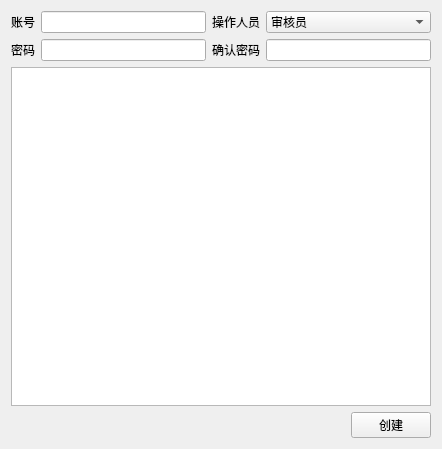
<?xml version="1.0" encoding="UTF-8"?>
<ui version="4.0">
 <class>AddUserWidget</class>
 <widget class="QWidget" name="AddUserWidget">
  <property name="geometry">
   <rect>
    <x>0</x>
    <y>0</y>
    <width>442</width>
    <height>449</height>
   </rect>
  </property>
  <property name="windowTitle">
   <string>创建用户</string>
  </property>
  <layout class="QGridLayout" name="gridLayout">
   <item row="0" column="0">
    <widget class="QLabel" name="label">
     <property name="text">
      <string>账号</string>
     </property>
    </widget>
   </item>
   <item row="0" column="1">
    <widget class="QLineEdit" name="usernameEdit"/>
   </item>
   <item row="1" column="2">
    <widget class="QLabel" name="label_3">
     <property name="text">
      <string>确认密码</string>
     </property>
    </widget>
   </item>
   <item row="1" column="3">
    <widget class="QLineEdit" name="repasswordEdit">
     <property name="echoMode">
      <enum>QLineEdit::Password</enum>
     </property>
    </widget>
   </item>
   <item row="2" column="0" colspan="4">
    <widget class="QTableView" name="tableView"/>
   </item>
   <item row="3" column="2" colspan="2">
    <layout class="QHBoxLayout" name="horizontalLayout">
     <item>
      <spacer name="horizontalSpacer">
       <property name="orientation">
        <enum>Qt::Horizontal</enum>
       </property>
       <property name="sizeHint" stdset="0">
        <size>
         <width>40</width>
         <height>20</height>
        </size>
       </property>
      </spacer>
     </item>
     <item>
      <widget class="QPushButton" name="createButton">
       <property name="text">
        <string>创建</string>
       </property>
      </widget>
     </item>
    </layout>
   </item>
   <item row="1" column="0">
    <widget class="QLabel" name="label_2">
     <property name="text">
      <string>密码</string>
     </property>
     <property name="alignment">
      <set>Qt::AlignRight|Qt::AlignTrailing|Qt::AlignVCenter</set>
     </property>
    </widget>
   </item>
   <item row="1" column="1">
    <widget class="QLineEdit" name="passwordEdit">
     <property name="echoMode">
      <enum>QLineEdit::Password</enum>
     </property>
    </widget>
   </item>
   <item row="0" column="2">
    <widget class="QLabel" name="label_4">
     <property name="text">
      <string>操作人员</string>
     </property>
     <property name="alignment">
      <set>Qt::AlignRight|Qt::AlignTrailing|Qt::AlignVCenter</set>
     </property>
    </widget>
   </item>
   <item row="0" column="3">
    <widget class="QComboBox" name="operatorComboBox">
     <item>
      <property name="text">
       <string>审核员</string>
      </property>
     </item>
     <item>
      <property name="text">
       <string>管理员</string>
      </property>
     </item>
    </widget>
   </item>
  </layout>
 </widget>
 <tabstops>
  <tabstop>usernameEdit</tabstop>
  <tabstop>operatorComboBox</tabstop>
  <tabstop>passwordEdit</tabstop>
  <tabstop>repasswordEdit</tabstop>
  <tabstop>tableView</tabstop>
  <tabstop>createButton</tabstop>
 </tabstops>
 <resources/>
 <connections/>
</ui>
